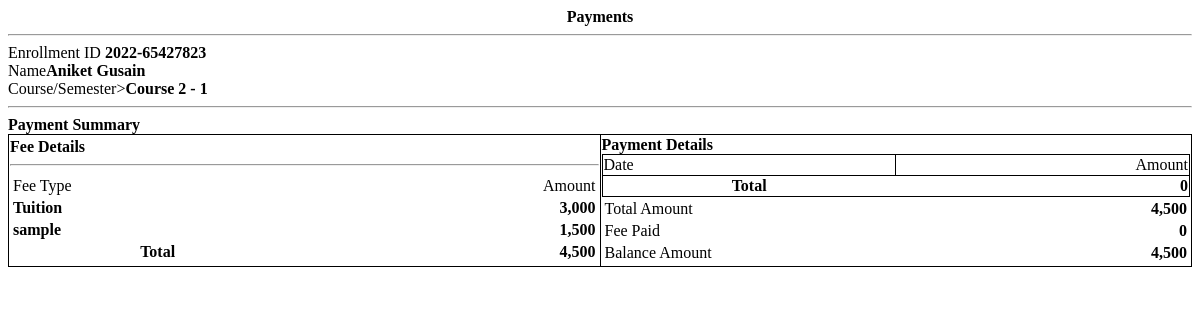
The page /receipt.php?ef_id=2 on the database its author committed.
### tables this page shows
CREATE TABLE `fees` (
  `id` int(30) NOT NULL,
  `course_id` int(30) NOT NULL,
  `description` varchar(200) NOT NULL,
  `amount` float NOT NULL
);

### receipt.php (the view, shortened to what this page needs)
<?php
include 'db_connect.php';
?>
<div class="container-fluid">
	<p class="text-center"><b><?php echo $_GET['pid'] == 0 ? "Payments" : 'Payment Receipt' ?></b></p>
	<hr>
	<div class="flex">
		<div class="w-50">
			<p>Enrollment ID <b><?php echo $ef_no ?></b></p>
			<p>Name<b><?php echo ucwords($sname) ?></b></p>
			<p>Course/Semester><b><?php echo $class ?></b></p>
		</div>
	</div>
	<hr>
	<p><b>Payment Summary</b></p>
	<table class="wborder">
		<tr>
			<td width="50%">
				<p><b>Fee Details</b></p>
				<hr>
				<table width="100%">
					<tr>
						<td width="50%">Fee Type</td>
						<td width="50%" class='text-right'>Amount</td>
					</tr>
					<?php
				$cfees = $conn->query("SELECT * FROM fees where course_id = $course_id");
				$ftotal = 0;
				while ($row = $cfees->fetch_assoc()) {
					$ftotal += $row['amount'];
				?>
				<tr>
					<td><b><?php echo $row['description'] ?></b></td>
					<td class='text-right'><b><?php echo number_format($row['amount']) ?></b></td>
				</tr>
				<?php
				}
				?>
				<tr>
					<th>Total</th>
					<th class='text-right'><b><?php echo number_format($ftotal) ?></b></th>
				</tr>
				</table>
			</td>
			<td width="50%">
			<p><b>Payment Details</b></p>
				<table width="100%" class="wborder">
					<tr>
						<td width="50%">Date</td>
						<td width="50%" class='text-right'>Amount</td>
					</tr>
					<?php
						$ptotal = 0;
					?>
					<tr>
						<th>Total</th>
						<th class='text-right'><b><?php echo number_format($ptotal) ?></b></th>
					</tr>
				</table>
				<table width="100%">
					<tr>
						<td>Total Amount</td>
						<td class='text-right'><b><?php echo number_format($ftotal) ?></b></td>
					</tr>
					<tr>
						<td>Fee Paid</td>
						<td class='text-right'><b><?php echo number_format($ptotal) ?></b></td>
					</tr>
					<tr>
						<td>Balance Amount</td>
						<td class='text-right'><b><?php echo number_format($ftotal-$ptotal) ?></b></td>
					</tr>
				</table>
			</td>
		</tr>
	</table>
</div>

### receipt.php (style rules this page uses)
.flex { display: inline-flex; width: 100%; }
.w-50 { width: 60%; }
.text-center { text-align:center; }
.text-right { text-align:right; }
table.wborder { width: 100%; border-collapse: collapse; }
table.wborder>tbody>tr, table.wborder>tbody>tr>td { border:1px solid; }
p { margin:unset; }

### rows shown on the page
fees: description "Tuition", amount "3,000"
fees: description "sample", amount "1,500"

### other values the page prints
$ef_no "2022-65427823"
$sname "Aniket Gusain"
$class "Course 2 - 1"
$ftotal "4,500"
$ptotal "0"
$ftotal-$ptotal "4,500"
